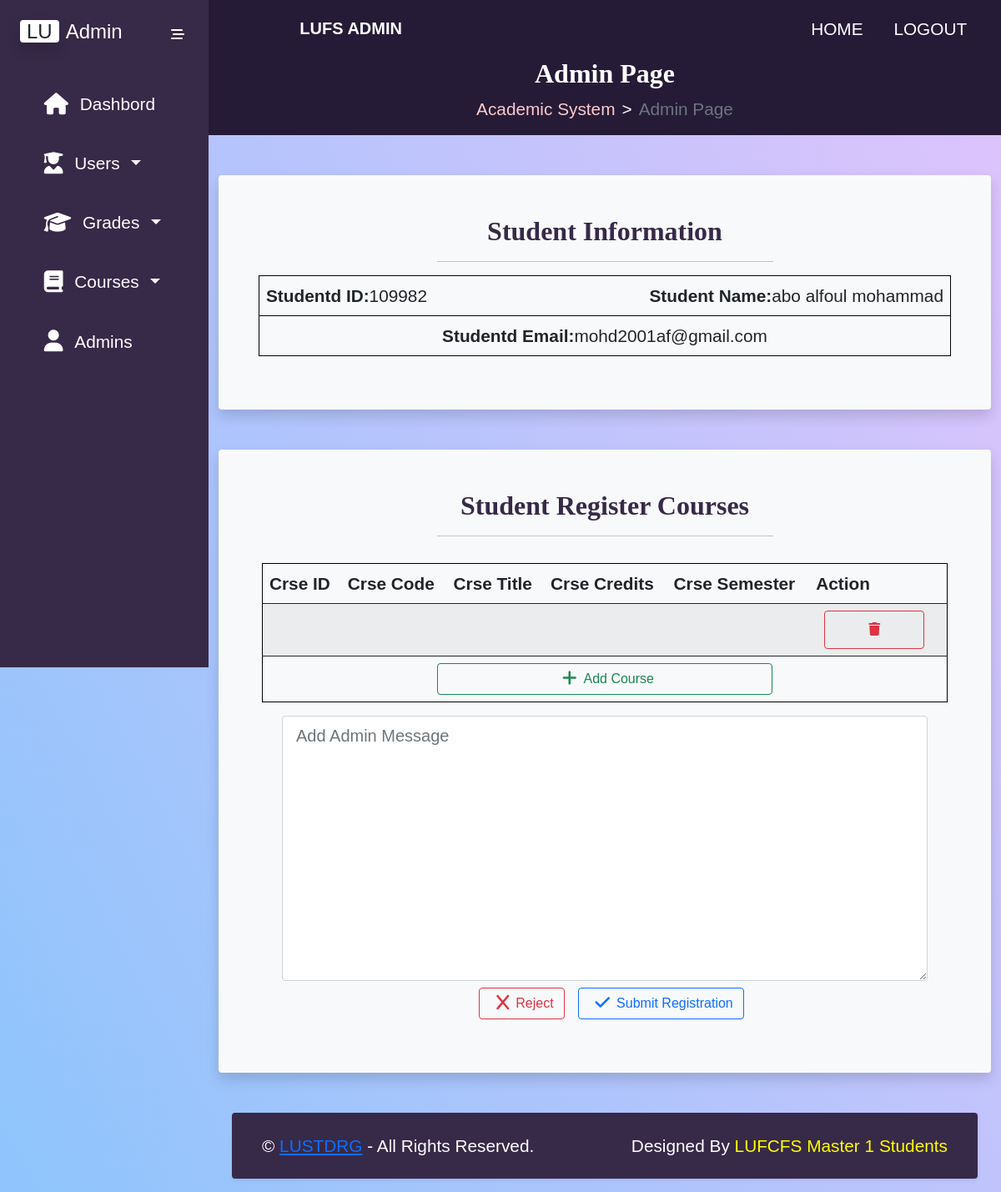
Page /admin-page-manage-student-regestration.php?stdId=109982 (signed in) on the committed database.
### tables this page shows
CREATE TABLE `students` (
  `Id` int(11) NOT NULL,
  `StudentId` varchar(10) NOT NULL,
  `Fname` varchar(20) NOT NULL,
  `Lname` varchar(20) NOT NULL,
  `Email` varchar(30) NOT NULL,
  `Password` varchar(255) NOT NULL,
  `Image` longblob DEFAULT NULL,
  `Major` int(11) NOT NULL,
  `Year` int(11) NOT NULL,
  `EnrollmentDate` varchar(20) NOT NULL
);

### classes/dal.php (called while the page is built, shortened)
<?php
    class DAL{
        private $servername = "localhost";
        private $username = "root";
        private $password = "";
        private $dbname = "FacultyOfScience";
        public function getConnection(){
            return new mysqli($this->servername, $this->username, $this->password, $this->dbname);
        }
        public function getDataAssoc($sql)
        {
            $conn = $this -> getConnection();
            $result = $conn -> query($sql);
            if($result && $result -> num_rows >0)
                return $result -> fetch_assoc();
            return 0;
        }
    }
?>

### classes/student_dal.php (called while the page is built, shortened)
<?php
    class Student_DAL extends DAL {
        public function getStudentAsID($stdId){
            $conn = $this->getConnection();
            $stdId= mysqli_real_escape_string( $conn, $stdId );
            $sql="SELECT
            students.StudentId,
            students.Fname,
            students.Lname,
            students.Email,
            students.Password,
            students.Major,
            students.Year,
            students.EnrollmentDate
        FROM
            students
        WHERE
            students.StudentId=$stdId";
            return $this -> getDataAssoc($sql);
        }
    }
?>

### admin-page-manage-student-regestration.php (the view, shortened to what this page needs)
<!DOCTYPE html>
<html lang="en">
<head>
    <?php
      require("templates/admin-header.php");
    ?>
</head>
<body>
    <?php
   require("classes/dal.php");
   require("classes/student_dal.php");
   $student_dal=new Student_DAL();
   $course_dal=new Course_DAL();
   if($_GET){
    if(isset($_GET['stdId'])){
        $stdId=(int)$_GET['stdId'];
    }
    else {
        exit;
    }
   }
   $student_info=$student_dal->getStudentRequestRegiterCourses($stdId);
   $student=$student_dal->getStudentAsID($stdId);
   $courses_string=$student_info['Courses'];
   $courses=explode('-', $courses_string);
  ?>
    <div class="main-container d-flex">
        <?php
          require("templates/admin-sidebar.php");
            ?>
        <div class="content openSide">
            <?php
              require("templates/admin-navbar.php");
             ?>
            <?php
              require("templates/admin-breadcrumb.php");
            ?>
            <div class="container-fluid">
                <section id="student_info_section">
                    <div class="container mt-5 bg-light rounded shadow p-5 mb-5 mx-sm-3 mx-lg-auto">
                        <div class="row d-flex justify-content-center">
                            <div class="col-sm-12 col-md-10 col-lg-6">
                                <h2 class="page-title">Student Information</h2>
                                <hr>
                            </div>
                        </div>
                        <div class="row">
                            <div class="col-12">
                                <table class="table" id="student_info_table">
                                    <tr>
                                        <td class="text-start"><strong>Studentd
                                                ID:</strong><span><?php echo $student['StudentId']; ?></span></td>
                                        <td class="text-end"><strong>Student
                                                Name:</strong><?php echo $student['Fname'].' '.$student['Lname']; ?>
                                        </td>
                                    </tr>
                                    <tr>
                                        <td class="text-center" colspan="2"><strong>Studentd
                                                Email:</strong><?php echo $student['Email']; ?>
                                        </td>
                                    </tr>
                                </table>
                            </div>
                        </div>
                    </div>
                </section>
                <section id="manage_student_section">
                    <div class="container mt-3 bg-light rounded shadow p-5 mb-5 mx-sm-3 mx-lg-auto">
                        <div class="row d-flex justify-content-center">
                            <div class="col-sm-12 col-md-10 col-lg-6">
                                <h2 class="page-title">Student Register Courses</h2>
                                <hr>
                            </div>
                        </div>
                        <div class="row">
                            <div class="col-12 overflow-auto p-3">
                                <table id="student_courses_table" class="table table-striped">
                                    <thead>
                                        <tr>
                                            <th>Crse ID</th>
                                            <th>Crse Code</th>
                                            <th>Crse Title</th>
                                            <th>Crse Credits</th>
                                            <th>Crse Semester</th>
                                            <th>Action</th>
                                        </tr>
                                    </thead>
                                    <tbody>
                                        <?php
                               for($i=0;$i<count($courses);$i++){
                                $course_info=$course_dal->getCourseAsCode($courses[$i]);
                            ?>
                                        <tr>
                                            <td><?php echo $course_info['CourseId']; ?></td>
                                            <td><?php echo $course_info['CourseCode']; ?></td>
                                            <td><?php echo $course_info['CourseName']; ?></td>
                                            <td><?php echo $course_info['Credits']; ?></td>
                                            <td><?php echo $course_info['Semester']; ?></td>
                                            <td>
                                                <button class="btn btn-outline-danger delete-course-from-student-btn"><i
                                                        class="fa-sharp fa-solid fa-trash"></i></button>
                                            </td>
                                        </tr>
                                        <?php } ?>
                                    </tbody>
                                    <tfoot>
                                        <tr>
                                            <td class="" colspan="6">
                                                <div class="row">
                                                    <div class="col-12 d-flex justify-content-center">
                                                        <button class="btn btn-outline-success w-50"
                                                            id="add_course_to_student_btn" data-bs-toggle="modal" data-bs-target="#coursesModal"><i
                                                                class="fa-solid fa-plus fa-lg mx-2"></i>Add
                                                            Course</button>
                                                    </div>
                                                </div>
                                            </td>
                                        </tr>
                                    </tfoot>
                                </table>
                                <div class="container-fluid mt-2">
                                    <div class="row mt-2">
                                        <div class="col-12 d-flex justify-content-center">
                                            <textarea class="form-control form-control-lg rounded"
                                                placeholder="Add Admin Message" id="admin_message" cols="10"
                                                rows="10"></textarea>
                                        </div>
                                    </div>
                                    <div class="row mt-2">
                                        <div class="col-12 d-flex justify-content-center">
                                            <button
                                                class="btn btn-outline-danger mx-3 reject-student-registration-submit-btn"><i
                                                    class="fa-solid fa-x fa-lg mx-2 mt-2 rounded"></i>Reject</button>
                                            <button class="btn btn-outline-primary" id="submit-student-registration-btn"><i class="fa-solid fa-check fa-lg mx-2 mt-2"></i>Submit
                                                Registration</button>
                                        </div>
                                    </div>
                                </div>
                            </div>
                        </div>
                    </div>
                </section>
                <?php
                  require("templates/admin-footer.php");
                   ?>
            </div>
        </div>
    </div>
</body>
</html>

### css/datatable.css (style rules this page uses)
:root { --dt-row-selected: 13, 110, 253; --dt-row-selected-text: 255, 255, 255; --dt-row-selected-link: 9, 10, 11 }

### css/admin-page-style.css (style rules this page uses)
:root { --darker-color: rgb(37,27,55); --dark-color: rgb(55,41,72); --light-color: rgb(255,202,202); --lighter-color: rgb(255,236,239); --yellow-color: rgb(255, 217, 61); --green-color: rgb(224, 255, 19); --departments-cards: #ECF2FF; --font-family: 'Poppins',sans-serif; --font-size: 1.3rem; --bg-gradient: linear-gradient(62deg, #8EC5FC 0%, #E0C3FC 100%); --font-family: 'Poppins',sans-serif; --font-size: 1.3rem; }
body { min-height: 100vh; background: var(--bg-gradient); font-family: var(--font-family); font-size: var(--font-size); }
.page-title { font-family: 'Courgette' !important; font-weight: 600; color: var(--dark-color); text-align: center; }
table { border: 1px solid black !important; }
table tbody tr td button { padding: 10px !important; width: 120px !important; margin-bottom: auto !important; margin-left: 10px !important; margin-right: 10px !important; white-space: nowrap !important; transition: all 0.7s !important; }
.content { min-height: 100vh; width: 100%; transition: all 0.7s; }
@media (min-width: 767px) { .content.openSide { margin-left: 250px; width: calc(100% - 250px); } }

### rows in the picture
students: StudentId "109982", Fname "abo alfoul", Lname "mohammad", Email "mohd2001af@gmail.com"
